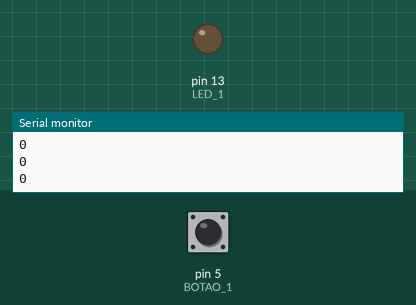
Simulated run of this sketch. Board: Arduino Uno, built with avr-gcc and run on an emulated ATmega328P. Shown: output pins drawn as LEDs (lit = HIGH), the last lines printed to the serial monitor. The test bench sets the inputs (shaded band); at power-on: pin 5 (BOTAO_1) HIGH.

Above: at 1.2 s.
1.3 s: pin 5 (BOTAO_1) pulled LOW for 0.15 s
At 2.0 s:
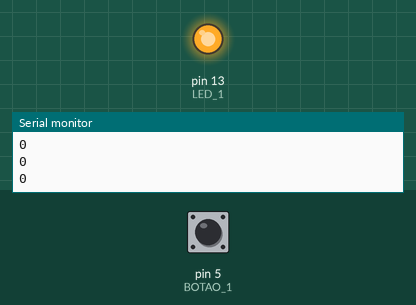
2.9 s: pin 5 (BOTAO_1) pulled LOW for 1 s
At 3.4 s:
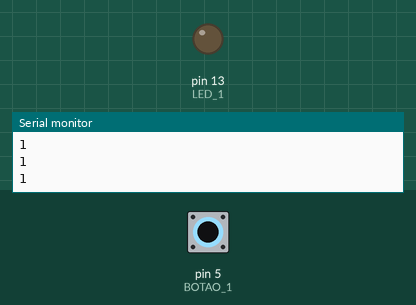
5.4 s: pin 5 (BOTAO_1) pulled LOW for 3.2 s
At 6.2 s:
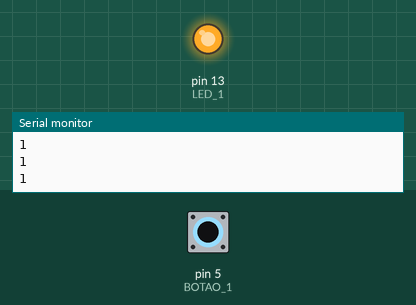
Timing chart, 0 to 8.4 s (numbered marks = the images above; inputs shaded):
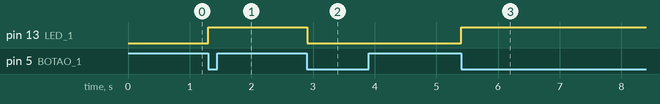

The sketch:

_3_Terceira-Tentativa_LetraB.ino
```cpp
//---------------------Solução 3 -------------
/*B. Observe atentamente, na simulação, que a ação de inverter
o LED acontece na transição de subida (do 0 para 1) do sinal
do botão.
Modifique o programa, para que a ação de inverter
o LED aconteça somente na transição de descida (de 1 para 0).
*/

// Declarações Globais
const byte LED_1   = 13;           // declara constante LED1   = 13
const byte BOTAO_1 =  5;           // declara constante BOTAO1 =  5

void setup() {
  pinMode ( LED_1, OUTPUT );       // configura pino 13 como SAÍDA
  pinMode ( BOTAO_1, INPUT );      // configura pino  5 como ENTRADA
  Serial.begin( 9600 );           // inicializa comunicação serial a 9600 bits/s
}

void loop() {
  delay (10);                     // somente para o simulador

  bool botao_atual = ! digitalRead(BOTAO_1);
  static bool botao_anterior = 0;

  if (botao_atual == 1 && botao_anterior == 0){
      digitalWrite(LED_1, ! digitalRead(LED_1));

  }
  botao_anterior = botao_atual;


  Serial.println(botao_atual);


}
```

Measured:
- after the input at 1.3 s, pin 13 (LED_1): LOW → HIGH at once
- after the input at 2.9 s, pin 13 (LED_1): HIGH → LOW at once
- after the input at 5.4 s, pin 13 (LED_1): LOW → HIGH at once
